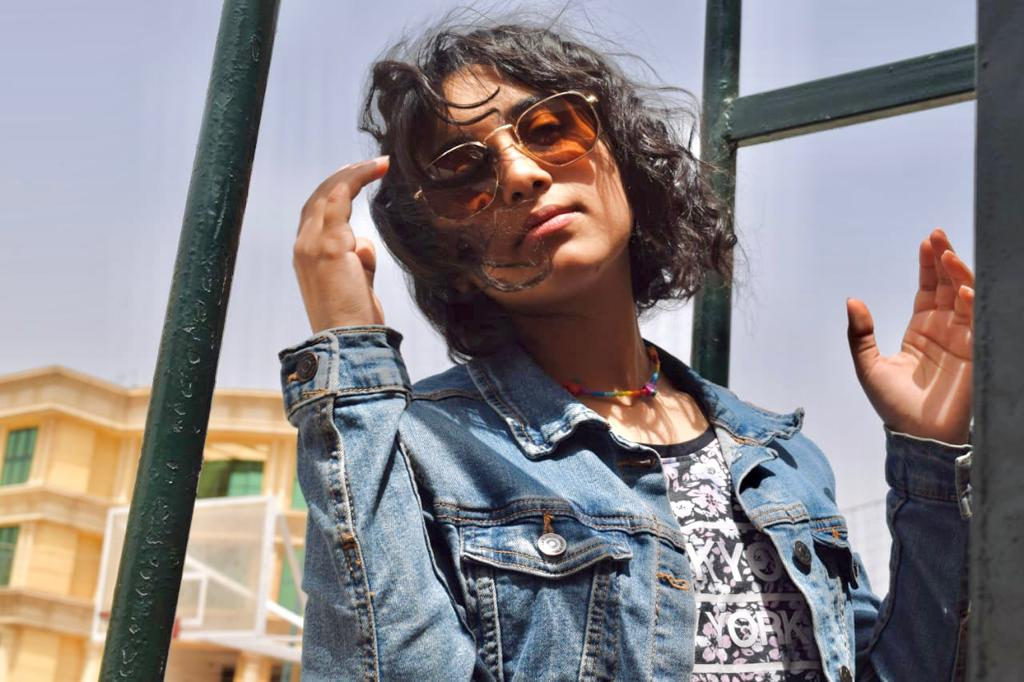
%> input picture media/img.jpg, 1024 x 682 px
$ octave power.m   (GNU Octave 9; MATLAB toolbox functions it lacks are replaced by stand-ins)
%> lines starting %> are read from the running program, lines starting %| are printed output that depends on the picture
figure;
c=1;
originalImage=imread('img.jpg');
%> originalImage is the input picture: size 682x1024x3 uint8; mean R, G, B 137.7, 132.8, 135.3
gray_image = rgb2gray(originalImage);
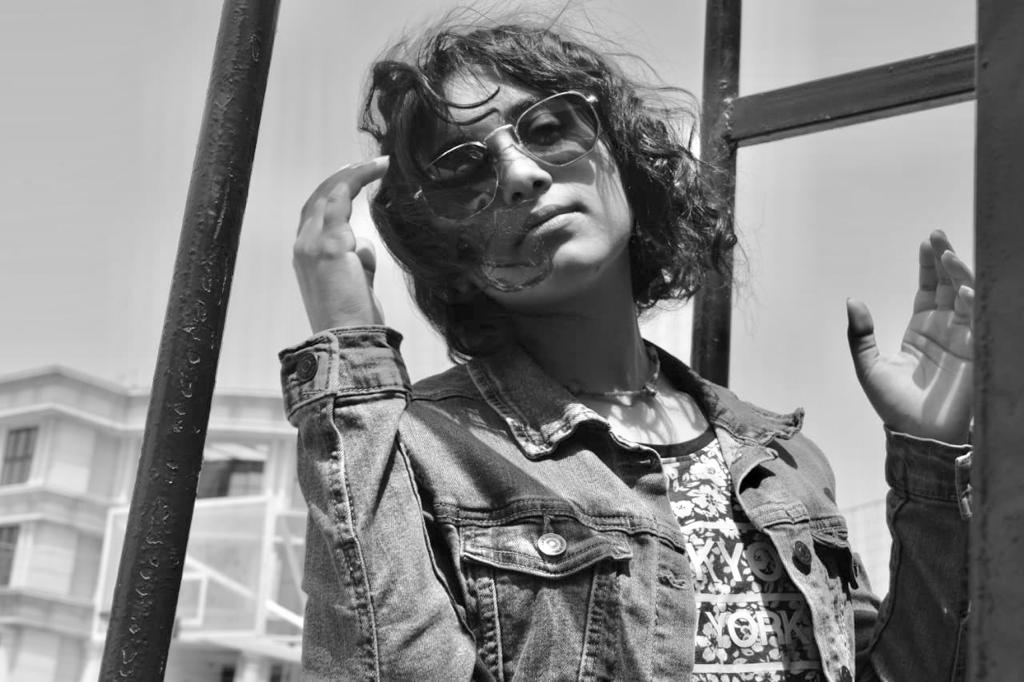
%> gray_image: size 682x1024 uint8; min 0, max 255, mean 134.5
double_value = im2double(gray_image);
out1= c*(double_value.^2);
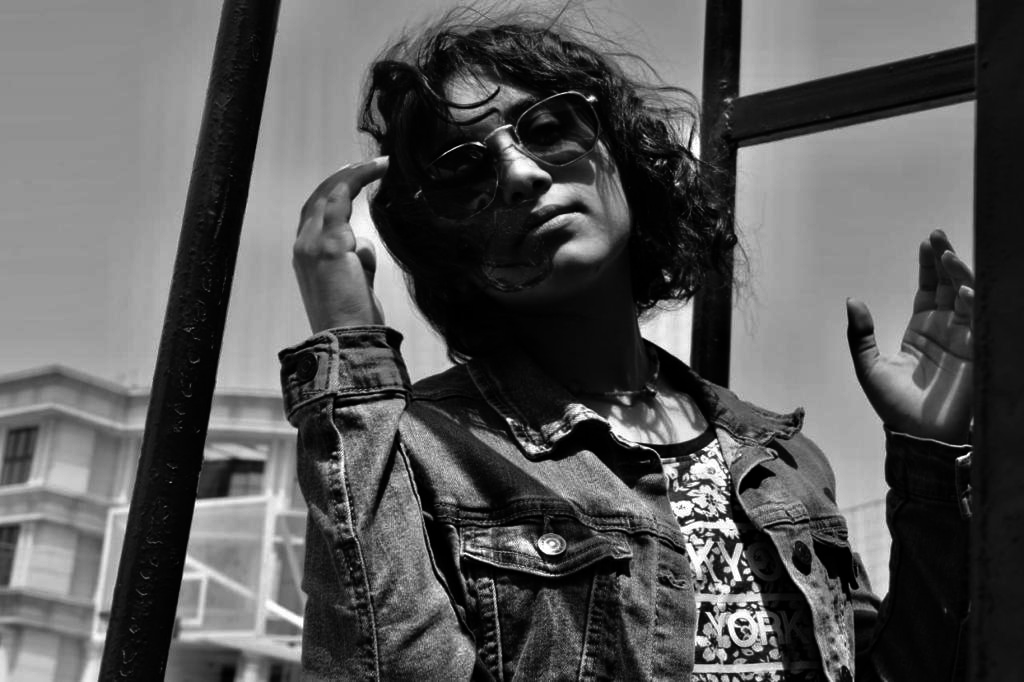
%> out1: size 682x1024 double; min 0, max 1, mean 0.349
out2= c*(double_value.^0.4);
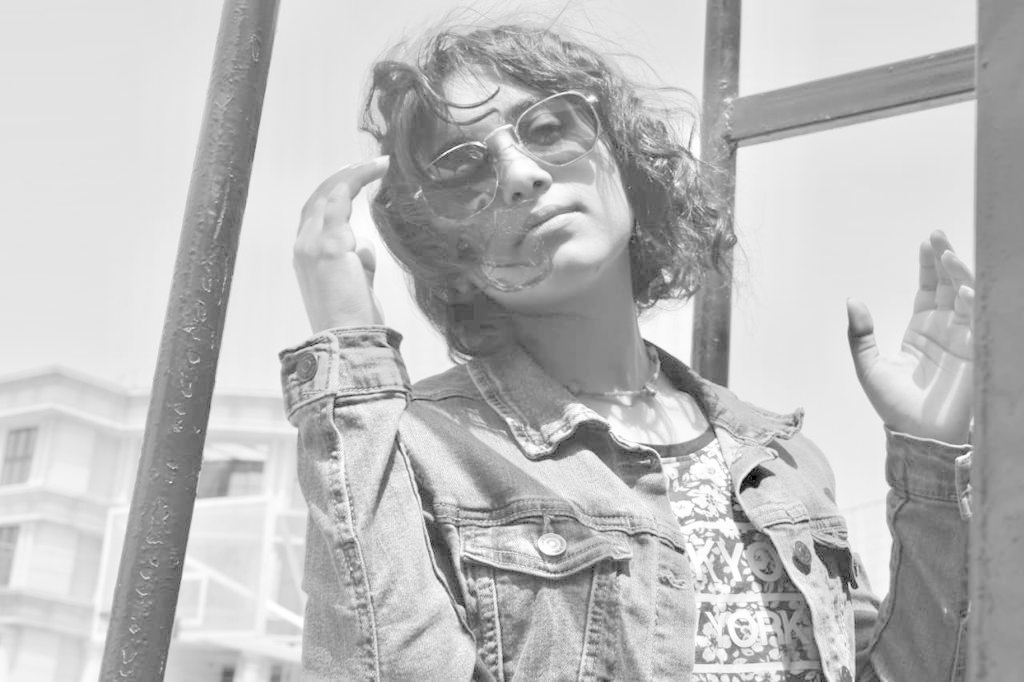
%> out2: size 682x1024 double; min 0, max 1, mean 0.744
out3= c*(double_value.^1.5);
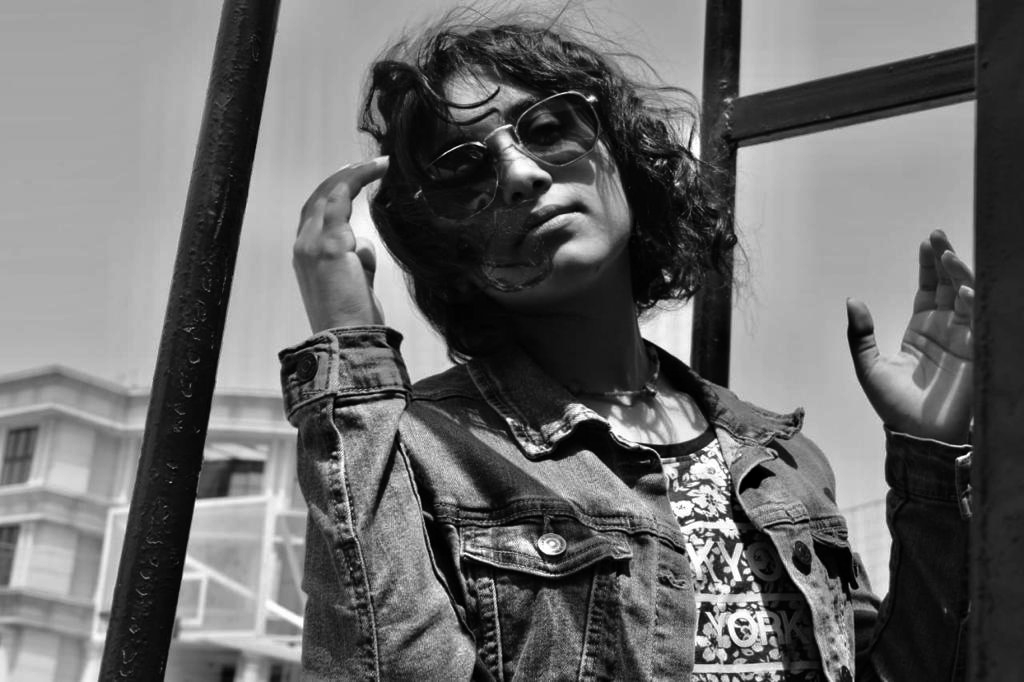
%> out3: size 682x1024 double; min 0, max 1, mean 0.421

subplot(2,2,1);
imshow(gray_image);
title('original image');

subplot(2,2,2);
imshow((out1),[]);
title('(power=2)');

subplot(2,2,3);
imshow((out2),[]);
title('(power=0.4)');

subplot(2,2,4);
imshow((out3),[]);
title('(power=1.5)');

$ run again, with media/median.jpg copied over media/img.jpg
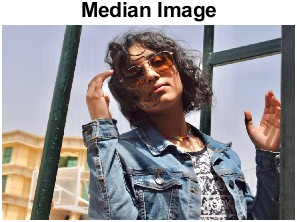
%> input picture media/median.jpg, 297 x 222 px
%> originalImage is the input picture: size 222x297x3 uint8; mean R, G, B 149.7, 145.5, 147.6
%> `out2= c*(double_value.^0.4);`:
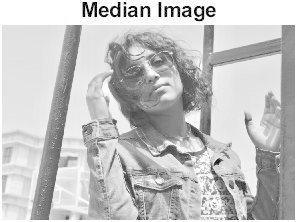
%> out2: size 222x297 double; min 0, max 1, mean 0.767
%> `out3= c*(double_value.^1.5);`:
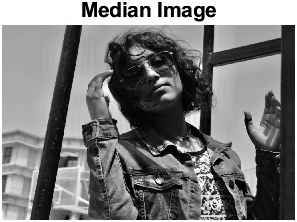
%> out3: size 222x297 double; min 0, max 1, mean 0.483
